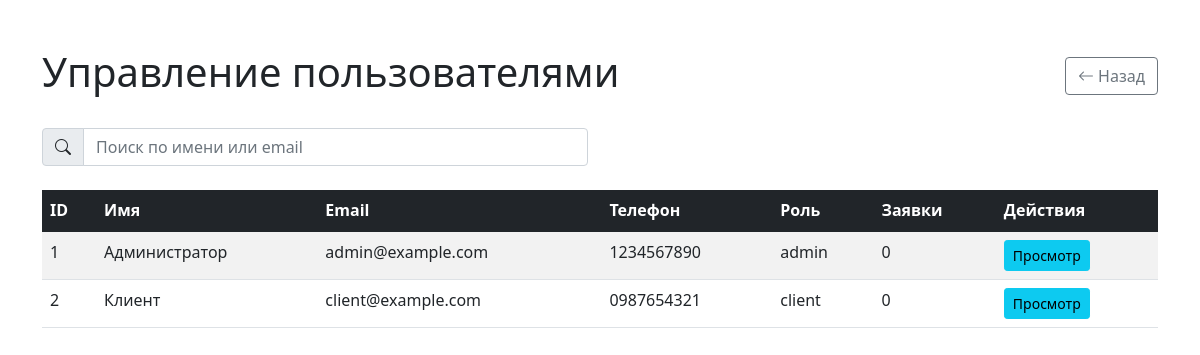
The page /admin/users.php (signed in) on the database its author committed.
### tables this page shows
CREATE TABLE users (
    id INT AUTO_INCREMENT PRIMARY KEY,
    name VARCHAR(255) NOT NULL,
    phone VARCHAR(20) NOT NULL,
    email VARCHAR(255) UNIQUE NOT NULL,
    password VARCHAR(255) NOT NULL,
    role ENUM('admin', 'worker', 'editor', 'client') NOT NULL DEFAULT 'client'
);

### public/admin/users.php (the view, shortened to what this page needs)
<?php
require_once '../includes/db.php';
$search = '%' . ($_GET['search'] ?? '') . '%';
$stmt = $pdo->prepare('
    SELECT u.id, u.name, u.email, u.phone, u.role, COUNT(r.id) AS request_count
    FROM users u
    LEFT JOIN requests r ON u.id = r.user_id
    WHERE u.name LIKE ? OR u.email LIKE ?
    GROUP BY u.id
');
$stmt->execute([$search, $search]);
$users = $stmt->fetchAll(PDO::FETCH_ASSOC);
?>
<!DOCTYPE html>
<html lang="ru">
<head>
    <link href="https://cdn.jsdelivr.net/npm/bootstrap@5.1.3/dist/css/bootstrap.min.css" rel="stylesheet">
    <link href="https://cdn.jsdelivr.net/npm/bootstrap-icons@1.8.1/font/bootstrap-icons.css" rel="stylesheet">
</head>
<body>
    <div class="container mt-5">
        <div class="d-flex justify-content-between align-items-center mb-4">
            <h1>Управление пользователями</h1>
            <a href="/admin/index.php" class="btn btn-outline-secondary">
                <i class="bi bi-arrow-left"></i> Назад
            </a>
        </div>
        <div class="row mb-4">
            <div class="col-md-6">
                <div class="input-group">
                    <span class="input-group-text"><i class="bi bi-search"></i></span>
                    <input type="text"
                           id="search-users"
                           class="form-control"
                           placeholder="Поиск по имени или email"
                           value="<?php echo htmlspecialchars($_GET['search'] ?? ''); ?>">
                </div>
            </div>
        </div>
        <div id="users-table-container">
            <table class="table table-striped table-hover">
                <thead class="table-dark">
                    <tr>
                        <th>ID</th>
                        <th>Имя</th>
                        <th>Email</th>
                        <th>Телефон</th>
                        <th>Роль</th>
                        <th>Заявки</th>
                        <th>Действия</th>
                    </tr>
                </thead>
                <tbody id="users-table-body">
                    <?php if (empty($users)): ?>
                        <tr>
                            <td colspan="7" class="text-center">Пользователи не найдены</td>
                        </tr>
                    <?php else: ?>
                        <?php foreach ($users as $user): ?>
                            <tr>
                                <td><?php echo $user['id']; ?></td>
                                <td><?php echo htmlspecialchars($user['name']); ?></td>
                                <td><?php echo htmlspecialchars($user['email']); ?></td>
                                <td><?php echo htmlspecialchars($user['phone']); ?></td>
                                <td><?php echo htmlspecialchars($user['role']); ?></td>
                                <td><?php echo $user['request_count']; ?></td>
                                <td>
                                    <a href="/admin/user_profile.php?id=<?php echo $user['id']; ?>" class="btn btn-info btn-sm">Просмотр</a>
                                </td>
                            </tr>
                        <?php endforeach; ?>
                    <?php endif; ?>
                </tbody>
            </table>
        </div>
    </div>
</body>
</html>

### rows shown on the page
users: id "1", name "Администратор", email "admin@example.com", phone "1234567890", role "admin", request_count "0"
users: id "2", name "Клиент", email "client@example.com", phone "0987654321", role "client", request_count "0"
